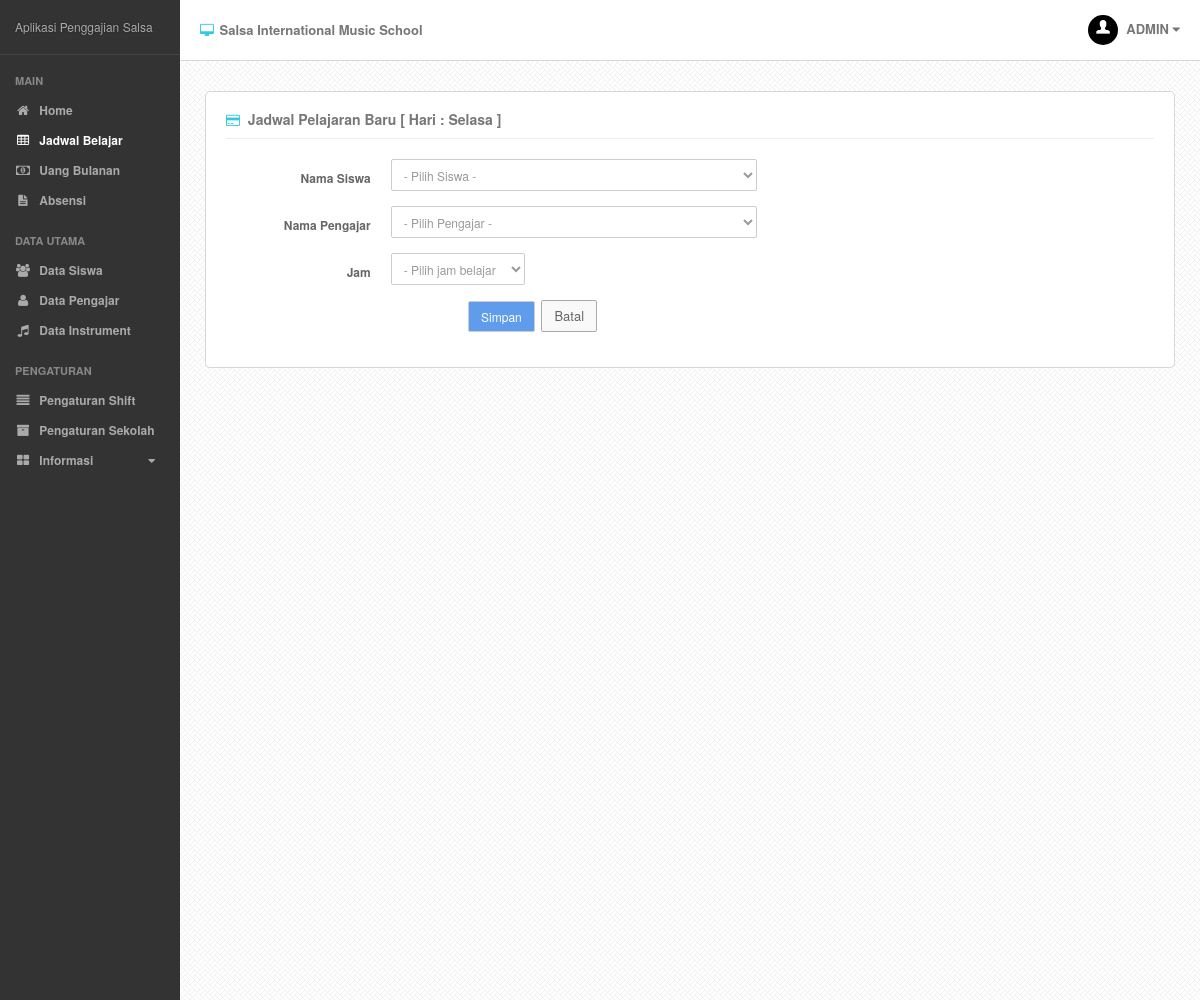
Before: /?p=jadwal&sub=tambah&id=2 (signed in) with the older database file.
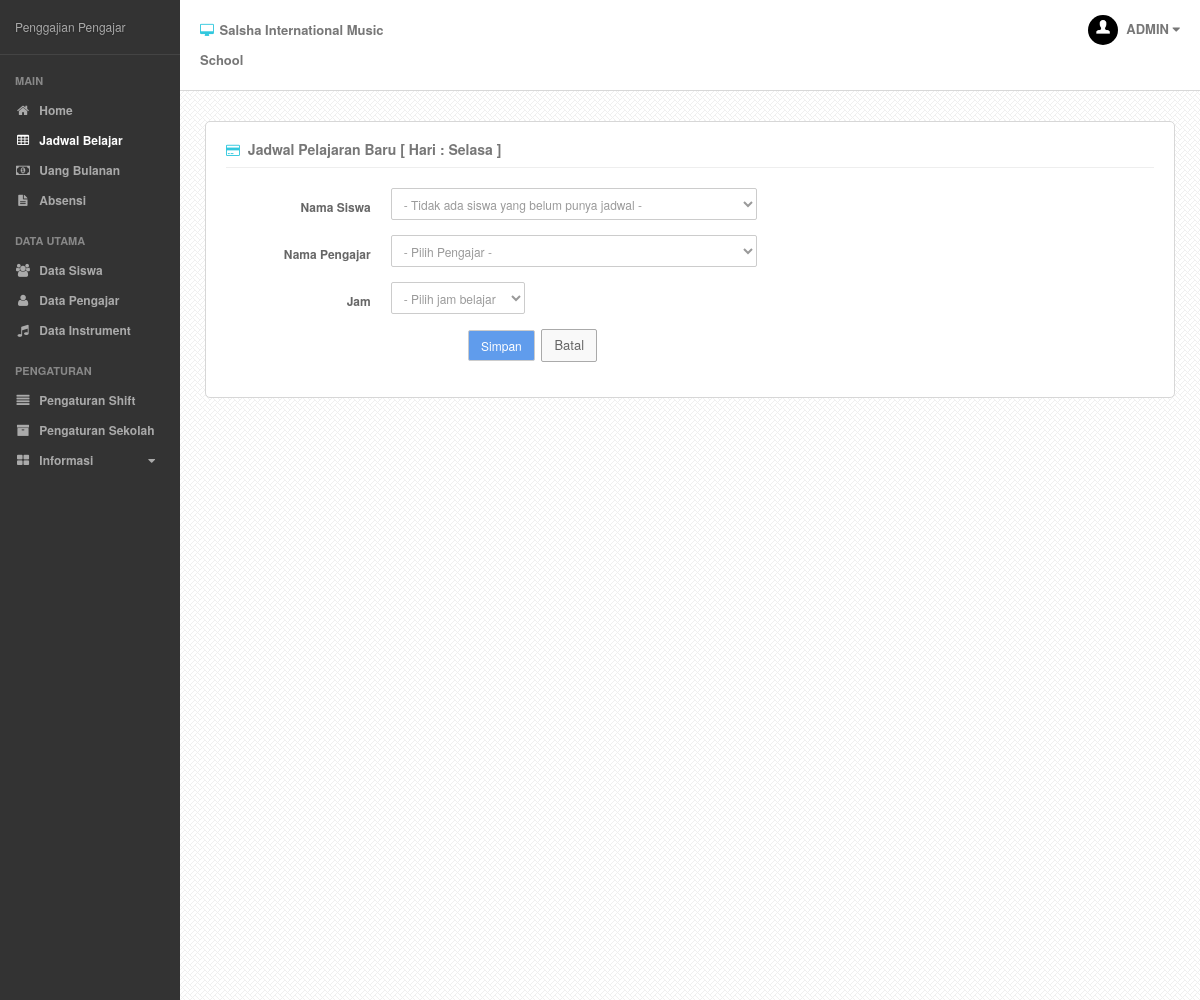
After: the same page with the newer database file.
### tables this page shows
CREATE TABLE IF NOT EXISTS `setting` (
  `nama_setting` varchar(20) NOT NULL DEFAULT '',
  `value` varchar(50) DEFAULT NULL,
  PRIMARY KEY (`nama_setting`)
);

### index.php (called while the page is built, shortened)
<?php
require('content/classes/mainClass.php');
$webApp = new webApp();
$webApp->createWebApp();
?>

### content/fungsi.php (called while the page is built, shortened)
<?php
	function selectHari($id){
		 $day = array("Senin","Selasa","Rabu","Kamis","Jumat","Sabtu","Minggu");
		 return $day[$id-1];
	}
?>

### content/classes/jadwalClass.php (called while the page is built, shortened)
<?php
	class jadwal extends dbController{
		function getShift($id){
			$sql = "SELECT * FROM shift WHERE id_hari = '$id' ORDER BY jam_mulai";
			$query = mysqli_query($this->conn, $sql) or die(mysqli_error($this->conn));
			$num_results = mysqli_num_rows($query);
			if ($num_results > 0){
				$i=0;
				while ($row = mysqli_fetch_array($query)){
					$dataShift[$i]['id_shift'] = $row[0];
					$dataShift[$i]['jam_mulai'] = $row[2];
					$dataShift[$i]['jam_akhir'] = $row[3];
					$i++;
				}
			}else{
				$dataShift = null;
			}
			return $dataShift;
		}
		function getSiswa(){
			$sql = "SELECT l.id_siswa, l.nama_siswa, l.id_instrument, m.nama_instrument FROM siswa l, instrument m WHERE l.id_instrument = m.id_instrument AND l.id_tingkat != 5 AND l.id_siswa NOT IN ( SELECT id_siswa FROM jadwal r )";
			$query = mysqli_query($this->conn, $sql) or die(mysqli_error($this->conn));
			$num_results = mysqli_num_rows($query);
			if ($num_results > 0){
				$i=0;
				while ($row = mysqli_fetch_array($query)){
					$dataSiswa[$i]['id_siswa'] = $row[0];
					$dataSiswa[$i]['nama_siswa'] = $row[1];
					$dataSiswa[$i]['id_instrument'] = $row[2];
					$dataSiswa[$i]['nama_instrument'] = $row[3];
					$i++;
				}
			}else{
				$dataSiswa= null;
			}
			return $dataSiswa;
		}
		function getPengajar(){
			$sql = "SELECT l.id_pengajar, l.nama_pengajar FROM pengajar l ORDER BY l.nama_pengajar ASC";
			$query = mysqli_query($this->conn, $sql) or die(mysqli_error($this->conn));
			$num_results = mysqli_num_rows($query);
			if ($num_results > 0){
				$i=0;
				while ($row = mysqli_fetch_array($query)){
					$dataPengajar[$i]['id_pengajar'] = $row[0];
					$dataPengajar[$i]['nama_pengajar'] = $row[1];
					$i++;
				}
			}else{
				$dataPengajar= null;
			}
			return $dataPengajar;
		}
	}
?>

### content/view/page/jadwal-tambah.php (the view, shortened to what the changed rows need)
<?php
require_once ('content/classes/jadwalClass.php');
require_once ('content/fungsi.php');
$jadwal= new jadwal();
$dataSiswa= $jadwal->getSiswa();
$dataPengajar= $jadwal->getPengajar();
$dataShift= $jadwal->getShift($_GET['id']);
?>
<div class="page-content">
	<div class="single-head">
		<h3 class="pull-left"><i class="fa fa-credit-card lblue"></i> Jadwal Pelajaran Baru [ Hari : <?php echo selectHari($_GET['id'])?> ]</h3>
		<div class="clearfix"></div>
	</div>
	<div class="page-grid">
		<div class="container">
			<div class="row">
				<div class="col-md-12">
					<div class="page-form">
						<form class="form-horizontal" role="form" action="content/proses.php?act=saveJadwal" method="post">
							<div class="form-group">
								<label for="name" class="control-label col-lg-2">Nama Siswa</label>
								<div class="col-lg-5">
									<select id="siswa" name="siswa" class="form-control">
										<?php
											if($dataSiswa === null){
												echo"<option>- Tidak ada siswa yang belum punya jadwal -</option>";
											}
											else {
												echo"<option value='0'>- Pilih Siswa -</option>";
											}
										?>
										</select>
								</div>
							</div>
							<div class="form-group">
								<label for="telp" class="control-label col-lg-2">Nama Pengajar</label>
								<div class="col-lg-5">
									<select id="pengajar" name="pengajar" class="form-control">
										<?php
											if($dataPengajar === null){
												echo"<option>- Pengajar -</option>";
											}
											else {
												echo"<option value='0'>- Pilih Pengajar -</option>";
											}
										?>
										</select>
								</div>
							</div>
							<div class="form-group">
								<label for="telp" class="control-label col-lg-2">Jam</label>
								<div class="col-lg-2">
									<select id="shift" name="shift" class="form-control">
									<?php
										if($dataShift === null){
											echo"<option>- Jam tidak ada -</option>";
										}
										else {
											echo"<option value='0'>- Pilih jam belajar -</option>";
										}
									?>
									</select>
								</div>
							</div>
							<div class="form-group">
								<div class="col-lg-offset-3 col-lg-9">
									<input type="submit" class="btn btn-primary submit" value="Simpan"></input>&nbsp;
									<a href="?p=jadwal"><button type="button" class="btn btn-default">Batal</button></a>
								</div>
							</div>
						</form>
					</div>
				</div>
			</div>
		</div>
	</div>
</div>

### content/view/layout.php (shortened to what the changed rows need)
<!DOCTYPE html>
<html>
	<head>
		<link href="css/bootstrap.min.css" rel="stylesheet">
		<link href="css/font-awesome.min.css" rel="stylesheet">
		<link href="css/less-style.css" rel="stylesheet">
		<link href="css/bootstrap-timepicker.min.css" rel="stylesheet">
		<link href="css/style.css" rel="stylesheet">
	</head>
	<body>
	<?php
		$webApp = new webApp();
		$setting = new settingApps();
    ?>
		<div class="outer">
			<div class="sidebar">
				<div class="sidey">
					<div class="logo">
						<?php echo $setting->loadSetting('judul')?>
					</div>
					<div class="side-nav">
					</div>
				</div>
			</div>
			<div class="mainbar">
				<div class="main-head">
					<div class="container">
						<div class="row">
							<div class="col-md-3 col-sm-4 col-xs-6">
								<h2><i class="fa fa-desktop lblue"></i> <?php echo $setting->loadSetting('nama')?></h2>
							</div>
							<div class="col-md-3 col-sm-4 col-xs-6">
							</div>
							<div class="col-md-3 col-sm-4 hidden-xs">
							</div>
							<div class="col-md-3 hidden-sm hidden-xs">
								<div class="head-user dropdown pull-right">
									<a href="#" data-toggle="dropdown" id="profile">
										<img src="img/user.jpg" alt="" class="img-responsive img-circle"/>
										<?php
										if(isset($_SESSION['usernya'])){
											echo strtoupper($_SESSION['usernya']);
										}
										?>
										<i class="fa fa-caret-down"></i>
									</a>
								</div>
								<div class="clearfix"></div>
							</div>
						</div>
					</div>
				</div>
				<div class="main-content">
					<div class="container">
						<?php
							$webApp->loadContent();
						?>
					</div>
				</div>
			</div>
		</div>
	</body>
</html>

Changed rows visible on the page:
changed setting: value "Aplikasi Penggajian Salsa" → "Penggajian Pengajar"
changed setting: value "Salsa International Music School" → "Salsha International Music School"
Other visible differences:
form field siswa: "- Pilih Siswa -" → "- Tidak ada siswa yang belum punya jadwal -"
